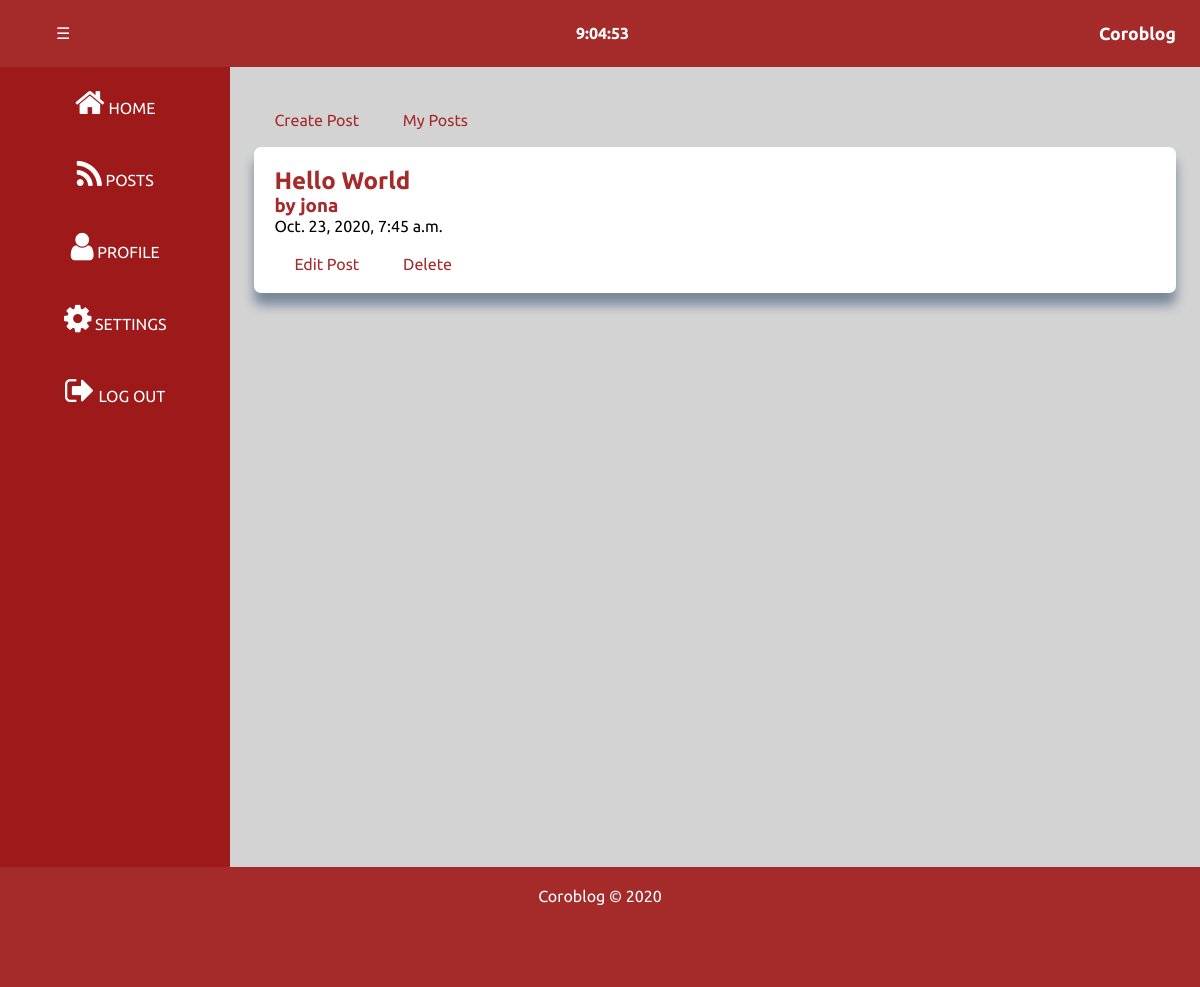
The app's page /my_posts/ (signed in) with its own data.
### blog/models.py (models this page shows, shortened)
class Post(models.Model):
    STATUS_CHOICES=(
        ('draft','Draft'),
        ('published','Published'),
    )
    author=models.ForeignKey(User,on_delete=models.CASCADE,related_name='blog_posts')
    title=models.CharField(max_length=250)
    slug=models.SlugField(max_length=250,unique_for_date='publish',db_index=True)
    body=models.TextField()
    publish=models.DateTimeField(default=timezone.now)
    created=models.DateTimeField(auto_now_add=True)
    updated=models.DateTimeField(auto_now=True)
    status=models.CharField(max_length=250,choices=STATUS_CHOICES,default='draft')
    class Meta:
        ordering=['-publish']
    objects=models.Manager()
    published=PublishedModelManager()

### blog/views.py (the view)
# urls.py: path('my_posts/',views.my_posts,name='my_posts'),
def my_posts(request):
    posts=Post.objects.filter(author=request.user).all()
    context={
        'posts':posts
    }
    return render(request,'blog/myposts.html',context)

### blog/templates/blog/myposts.html (shortened to what this page needs)
{% extends 'blog/postlogin.html' %}
{% block content %}
    <div class="posts">
        <div class="post-options">
            <a href="{% url 'blog:create_post' %}">Create Post</a> <a href="">My Posts</a>
        </div>
        <br>
        {% for post in posts %}
        <div class="post">
            <a href="/details/{{post.slug}}" class="post-title"><h2>{{ post.title }}</h2></a>
            <h3 class="post-author">by {{post.author}}</h3>
            <p>{{post.publish}}</p>
            <div class="post-options">
                <a href="/edit_post/{{post.slug}}">Edit Post</a>
                <a href="/delete_post/{{post.pk}}">Delete</a>
            </div>
        </div>
        <br>
    {% endfor %}
    </div>
{% endblock content %}

### blog/static/blog/main.css (style rules this page uses)
:root { --primary-color:brown; }
* { padding: 0; margin: 0; font-family: 'Ubuntu', sans-serif; }
a { text-decoration: none; outline:none ; }
body { overflow-x: hidden; }
.post { padding: 20px; box-shadow: 0 12px 12px 0 lightslategray; border-radius: 7px; background-color: white; }
.post-title { text-transform: capitalize; color: var(--primary-color); }
.post-author { color: var(--primary-color); }
.post-options { margin-top: 20px; ; }
.post-options a { padding: 20px; color: var(--primary-color) }

### records on screen
Post: title "Hello World", author "jona", publish "Oct. 23, 2020, 7:45 a.m."
